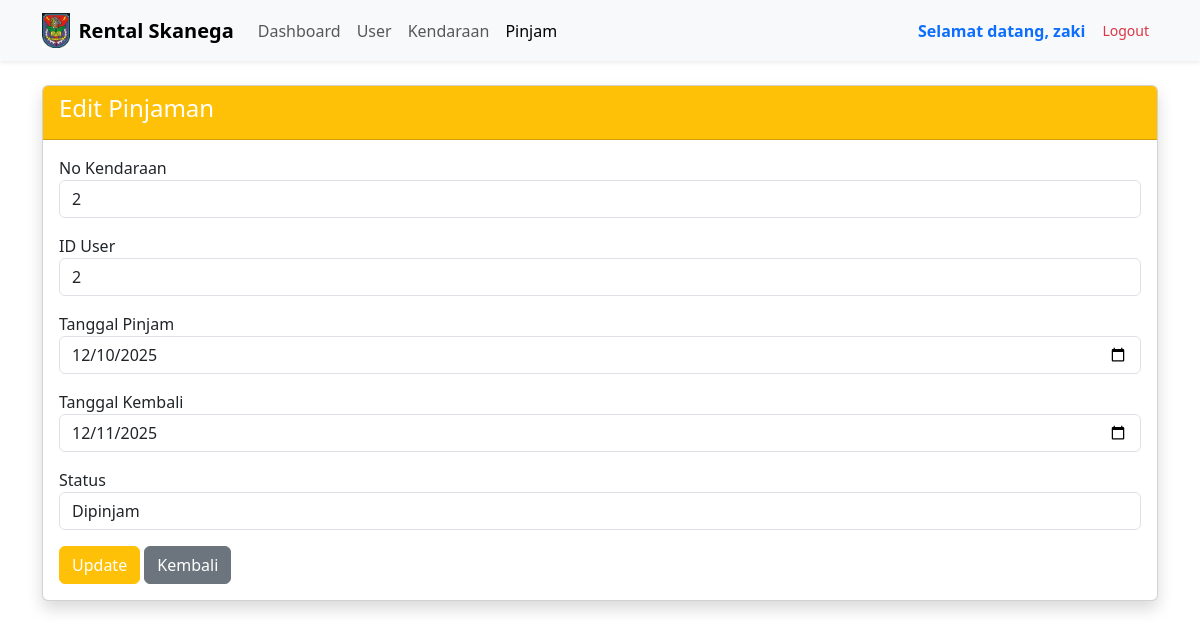
Screenshot of /admin/pinjam_edit.php?id=6 (signed in) with the database file from the repository.
### tables this page shows
CREATE TABLE `pinjam` (
  `pinjam_id` int(11) NOT NULL,
  `kendaraan_nomor` int(20) NOT NULL,
  `user_id` int(11) DEFAULT NULL,
  `tgl_pinjam` date DEFAULT NULL,
  `tgl_kembali` date DEFAULT NULL,
  `pinjam_status` enum('dipinjam','kembali') DEFAULT 'dipinjam'
);

### admin/pinjam_edit.php (the view, shortened to what this page needs)
<?php include "header4.php"; ?>
<?php include "../koneksi.php"; ?>
<?php
$id = $_GET['id'];
$q = mysqli_query($koneksi, "SELECT * FROM pinjam WHERE pinjam_id='$id'");
$p = mysqli_fetch_assoc($q);
?>
<!DOCTYPE html>
<html>
<head>
    <link href="https://cdn.jsdelivr.net/npm/bootstrap@5.3.0/dist/css/bootstrap.min.css" rel="stylesheet">
</head>
<body>
<div class="container mt-4">
    <div class="card shadow">
        <div class="card-header bg-warning text-white">
            <h4>Edit Pinjaman</h4>
        </div>
        <div class="card-body">
            <form action="pinjam_edit_aksi.php" method="post">
                <div class="mb-3">
                    <label>No Kendaraan</label>
                    <input type="number" name="kendaraan_nomor" value="<?= $p['kendaraan_nomor']; ?>" class="form-control" required>
                </div>
                <div class="mb-3">
                    <label>ID User</label>
                    <input type="number" name="user_id" value="<?= $p['user_id']; ?>" class="form-control" required>
                </div>
                <div class="mb-3">
                    <label>Tanggal Pinjam</label>
                    <input type="date" name="tgl_pinjam" value="<?= $p['tgl_pinjam']; ?>" class="form-control" required>
                </div>
                <div class="mb-3">
                    <label>Tanggal Kembali</label>
                    <input type="date" name="tgl_kembali" value="<?= $p['tgl_kembali']; ?>" class="form-control" required>
                </div>
                <div class="mb-3">
                    <label>Status</label>
                    <select name="pinjam_status" class="form-control">
                        <option value="dipinjam" <?= $p['pinjam_status']=='dipinjam'?'selected':''; ?>>Dipinjam</option>
                    </select>
                </div>
                <button class="btn btn-warning text-white">Update</button>
                <a href="pinjam.php" class="btn btn-secondary">Kembali</a>
            </form>
        </div>
    </div>
</div>
</body>
</html>

### rows the page displays
pinjam: kendaraan_nomor "2", user_id "2", tgl_pinjam "12/10/2025", tgl_kembali "12/11/2025", pinjam_status "Dipinjam"

### other values shown
$_SESSION['username'] "zaki"
